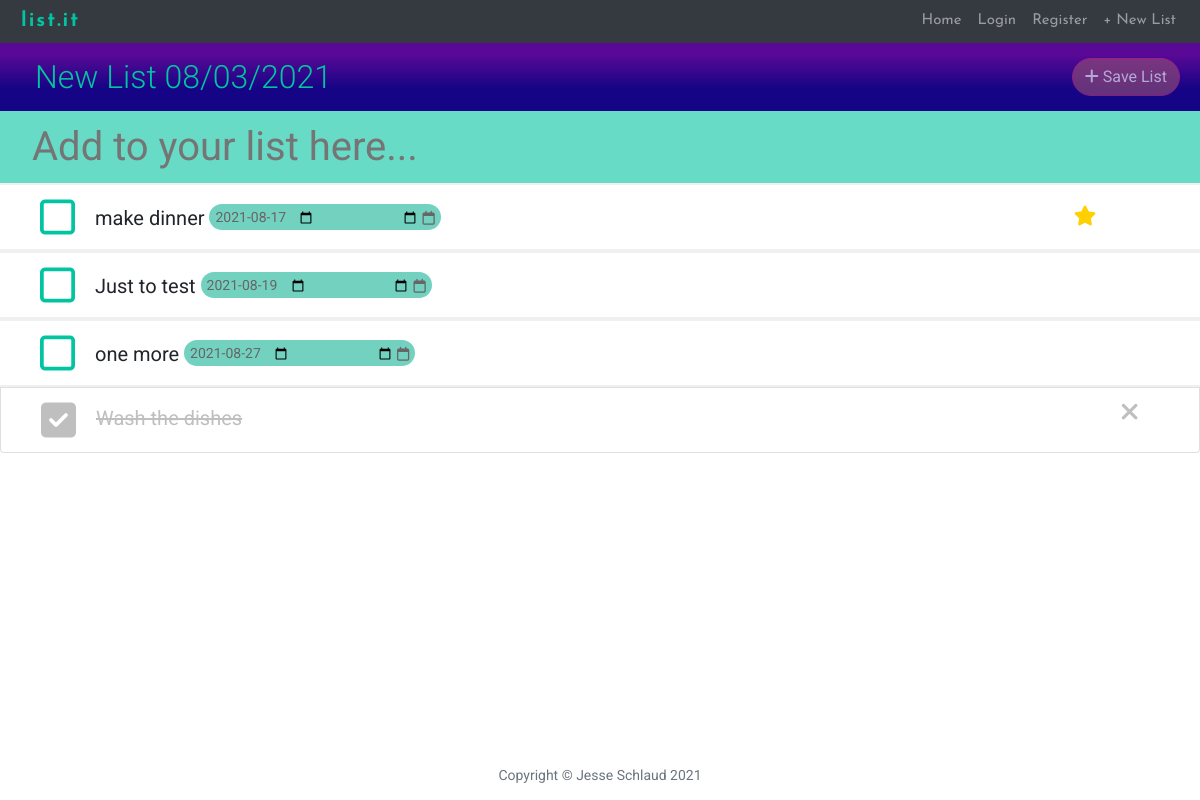
The app's page /DWn9rtfoL9 with its own data.
### main.py (models this page shows)
class List(db.Model):
    __tablename__ = "lists"
    id = db.Column(db.Integer, primary_key=True)
    url_key = db.Column(db.String(250), nullable=False, unique=True)
    name = db.Column(db.String(250), nullable=False)
    items = relationship("ListItem", back_populates="parent_list")
    user = relationship("User", back_populates="lists")
    user_id = db.Column(db.Integer, db.ForeignKey("users.id"))

class ListItem(db.Model):
    __tablename__ = "items"
    id = db.Column(db.Integer, primary_key=True)
    name = db.Column(db.String(250), nullable=False)
    due_date = db.Column(db.String(250), nullable=True)
    complete = db.Column(db.Boolean)
    star = db.Column(db.Boolean)
    parent_list = relationship("List", back_populates="items")
    list_id = db.Column(db.Integer, db.ForeignKey("lists.id"))

### main.py (the view)
@app.route("/<url_key>", methods=["GET", "POST"])
def home(url_key):
    list = List.query.filter_by(url_key=url_key).first()
    return render_template("newindex.html", list=list, url_key=url_key)

### main.py (called while the page is built)
@app.context_processor
def inject_now():
    return {'current_year': datetime.date.today().strftime("%Y"),
            'current_date': datetime.date.today().strftime("%Y-%m-%d")}

### templates/newindex.html (shortened to what this page needs)
{% include 'header.html' %}
<div id="listDisplay">
    <div class="item-align">
        <div id="listName" class="item-align">
            <form action="{{ url_for('new_name', url_key=list.url_key) }}" method="post">
                <h2 data-editable class="lnameh2">{{list.name}}</h2>
            </form>
        </div>
        <div align="right">
            {% if list.user_id %}
            {% elif not current_user.is_authenticated: %}
            <span class="d-inline-block" data-toggle="popover" data-trigger="hover"
                  data-content="Please login or register to save.">
                <a class="btn btn-primary disabled list-save" href="{{ url_for('save_list', url_key=list.url_key) }}">
                    <i class="fas fa-plus"></i> Save List
                </a>
            </span>
            {% endif %}
        </div>
    </div>
</div>
<div id="newItem">
    <form name="itemform" action="{{ url_for('new_item', url_key=list.url_key) }}" method="post">
        <input class="no_border" placeholder="Add to your list here..." name="item" maxlength="40">
    </form>
</div>
<ul class="list-group" id="listItems">
    {% for item in list.items: %}
    {% if item.star and not item.complete: %}
    <form action="{{ url_for('new_date', id=item.id, url_key=list.url_key) }}" class="date-form" method="post"
          autocomplete="off">
        <li class="list-group-item">
            <div class="item-align">
                <div>
                    <a href="{{ url_for('complete', url_key=list.url_key, id=item.id)}}">
                            <span class="change-check">
                            <i class="far fa-square check"></i>
                            </span>
                    </a>
                    <div class="name-date">
                        <p class="item-name">{{ item.name }}</p>
                        <div class="date-border">
                            {% if not item.due_date %}
                            <p>No due date</p>
                            {% else: %}
                            <p>{{ item.due_date }}</p>
                            {% endif %}
                            <input class="no_border tablet" id="dueDate{{ item.id }}" name="due_date_tablet"
                                   type="date" onblur="this.form.submit()"/>
                            <span class="tablet-ico">
                            <i class="far fa-calendar"></i>
                            </span>
                        </div>
                    </div>
                </div>
                <div align="right" class="desktop">
                    <div class="star" data-toggle="popover" data-trigger="hover" data-content="Un-star item"
                         data-placement="bottom">
                        <a href="{{ url_for('starred', url_key=list.url_key, id=item.id) }}">
                            <i class="fas fa-star"></i>
                        </a>
                    </div>
                </div>
            </div>
        </li>
    </form>
    {% endif %}
    {% endfor %}
    {% for item in list.items: %}
    {% if not item.complete and not item.star: %}
    <form action="{{ url_for('new_date', id=item.id, url_key=list.url_key) }}" class="date-form" method="post" autocomplete="off" id="dateForm">
        <li class="list-group-item">
            <div class="item-align">
                <div>
                    <a href="{{ url_for('complete', url_key=list.url_key, id=item.id)}}">
                            <span class="change-check">
                            <i class="far fa-square check"></i>
                            </span>
                    </a>
                    <div class="name-date">
                        <p class="item-name">{{ item.name }}</p>
                             <div class="date-border">
                                {% if not item.due_date: %}
                                <p>No due date</p>
                                {% else: %}
                                <p>{{ item.due_date }}</p>
                                {% endif %}
                                <input class="no_border tablet" id="dueDate{{ item.id }}" name="due_date_tablet"
                                       type="date" onblur="this.form.submit()"/>
                                <span class="tablet-ico">
                                    <i class="far fa-calendar"></i>
                                </span>
                            </div>
                        </div>
                </div>
            </div>
        </li>
    </form>
    {% endif %}
    {% endfor %}
    {% for item in list.items: %}
    {% if item.complete: %}
    <li class="list-group-item completed">
        <div class="item-align">
            <div>
                <a href="{{ url_for('complete', url_key=list.url_key, id=item.id)}}">
                    <i class="fas fa-check-square check"></i>
                </a>
                <span class="name-date">
                        {{ item.name }}
                    </span>
            </div>
            <div align="right">
                <div class="delete-mark-completed" data-toggle="popover" data-trigger="hover" data-content="Delete item"
                     data-placement="bottom">
                    <a href="{{ url_for('delete_item', url_key=list.url_key, id=item.id) }}">
                        <i class="fas fa-times fa-lg"></i>
                    </a>
                </div>
            </div>
        </div>
    </li>
    {% endif %}
    {% endfor %}
</ul>
</div>
{% include 'footer.html' %}

### static/css/newstyle.css (style rules this page uses)
html, body { margin:0; padding:0; }
body { font-size: 20px; color: #212529; font-family: 'Roboto', sans-serif; }
p { line-height: 1.5; margin: 30px 0; }
h1, h2, h3, h4, h5, h6 { font-weight: 300; }
#listDisplay { color: white; position: relative; background: rgb(105,48,195); background: rgb(21,4,133); background: linear-gradient(0deg, rgba(21,4,133,1) 33%, rgba(89,9,149,1) 83%); padding: 15px 20px; }
#listDisplay form { margin-bottom:0; padding-left: 15px; }
#listDisplay h2 { margin-bottom:0; }
#newItem { padding-top: 10px; position: relative; padding: 5px 20px; background-color: rgba(3,196,161,0.60); }
#newItem input { border-top-style: hidden; border-right-style: hidden; border-left-style: hidden; border-bottom-style: hidden; background-color: transparent; width: 100% }
@media only screen and (min-width: 651px) { #newItem input { font-size: 40px; } }
#newItem form { padding-left: 10px; margin: 0; }
#listItems { margin-bottom: 80px; }
#listItems a, a:hover, a:focus, a:active { text-decoration: none; color: inherit; }
#listItems i { vertical-align: middle; }
.list-group-item { padding: .75rem 2.5rem; }
#listItems form { margin: 0; }
.item-name { display: inline; }
#listItems input { border-top-style: hidden; border-right-style: hidden; border-left-style: hidden; border-bottom-style: hidden; background-color: white; font-size: 1em; color: transparent; background-color: transparent; width: 100px; margin-top: 1px; z-index: 1; }
.name-date { margin-left: 15px; display: inline; }
.name-date p { display: inline-block; margin-top: 2px; margin-bottom: 0px; white-space: nowrap; text-overflow: ellipsis; overflow: hidden; max-width: 35ch; vertical-align: middle; }
.date-border { display: inline; border-radius: 20px; background-color: #73d1c0; color: #666666; padding: 5px 6px; font-size: .7em; height: 25px; position: relative; }
.date-border p { position: absolute; background-color: #73d1c0; z-index: 2; margin-top: 10px; }
.change-check { color: #03C4A1; }
.completed { color: #bfbfbf; }
.completed .name-date { text-decoration: line-through; }
.item-align { display: flex; justify-content: space-between; }
.star { display: inline-block; vertical-align: middle; margin-top: 5px; margin-right: 20px; color: #ffd000; }
.date-form .list-group-item { border-style: solid none; border-color: #f0f0f0; border-width: 2px; }
.delete-mark-completed { color:#bfbfbf; display: inline-block; vertical-align: middle; margin-top: 12px; margin-right: 20px; }
.login label, h2 { color: #03C4A1; }
.btn-primary { color: #C62A88; background: transparent; border-color: #C62A88; border-radius: 20px; }
.btn-primary.disabled, .btn-primary:disabled { color: white; background-color: #914d76; border-color: #C62A88; }
@media only screen and (min-width: 651px) { .check { font-size: 2em; } }
@media only screen and (min-width: 651px) { .name-date { font-size: 1em; } }
@media only screen and (min-width: 651px) { .desktop { display: inline; } }
@media only screen and (min-width: 651px) { .list-save { display: inline-block; } }

### records on screen
List: name "New List 08/03/2021"
ListItem: name "make dinner", due_date "2021-08-17"
ListItem: name "Just to test", due_date "2021-08-19"
ListItem: name "one more", due_date "2021-08-27"
ListItem: name "Wash the dishes"
